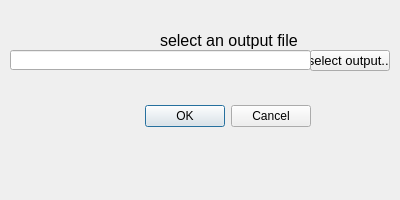
<?xml version="1.0" encoding="UTF-8"?>
<ui version="4.0">
 <class>dia_postporc</class>
 <widget class="QDialog" name="dia_postporc">
  <property name="geometry">
   <rect>
    <x>0</x>
    <y>0</y>
    <width>400</width>
    <height>200</height>
   </rect>
  </property>
  <property name="windowTitle">
   <string>Dialog</string>
  </property>
  <widget class="QDialogButtonBox" name="buttonBox">
   <property name="geometry">
    <rect>
     <x>100</x>
     <y>100</y>
     <width>211</width>
     <height>32</height>
    </rect>
   </property>
   <property name="orientation">
    <enum>Qt::Horizontal</enum>
   </property>
   <property name="standardButtons">
    <set>QDialogButtonBox::Cancel|QDialogButtonBox::Ok</set>
   </property>
  </widget>
  <widget class="QPushButton" name="sel_out_path">
   <property name="geometry">
    <rect>
     <x>310</x>
     <y>50</y>
     <width>80</width>
     <height>21</height>
    </rect>
   </property>
   <property name="font">
    <font>
     <pointsize>10</pointsize>
    </font>
   </property>
   <property name="text">
    <string>select output...</string>
   </property>
  </widget>
  <widget class="QLineEdit" name="output_path">
   <property name="geometry">
    <rect>
     <x>10</x>
     <y>50</y>
     <width>301</width>
     <height>20</height>
    </rect>
   </property>
   <property name="readOnly">
    <bool>true</bool>
   </property>
  </widget>
  <widget class="QLabel" name="sel_output_path">
   <property name="geometry">
    <rect>
     <x>160</x>
     <y>30</y>
     <width>171</width>
     <height>21</height>
    </rect>
   </property>
   <property name="font">
    <font>
     <pointsize>12</pointsize>
    </font>
   </property>
   <property name="text">
    <string>select an output file</string>
   </property>
  </widget>
 </widget>
 <resources/>
 <connections>
  <connection>
   <sender>buttonBox</sender>
   <signal>accepted()</signal>
   <receiver>dia_postporc</receiver>
   <slot>accept()</slot>
   <hints>
    <hint type="sourcelabel">
     <x>248</x>
     <y>254</y>
    </hint>
    <hint type="destinationlabel">
     <x>157</x>
     <y>274</y>
    </hint>
   </hints>
  </connection>
  <connection>
   <sender>buttonBox</sender>
   <signal>rejected()</signal>
   <receiver>dia_postporc</receiver>
   <slot>reject()</slot>
   <hints>
    <hint type="sourcelabel">
     <x>316</x>
     <y>260</y>
    </hint>
    <hint type="destinationlabel">
     <x>286</x>
     <y>274</y>
    </hint>
   </hints>
  </connection>
 </connections>
</ui>
